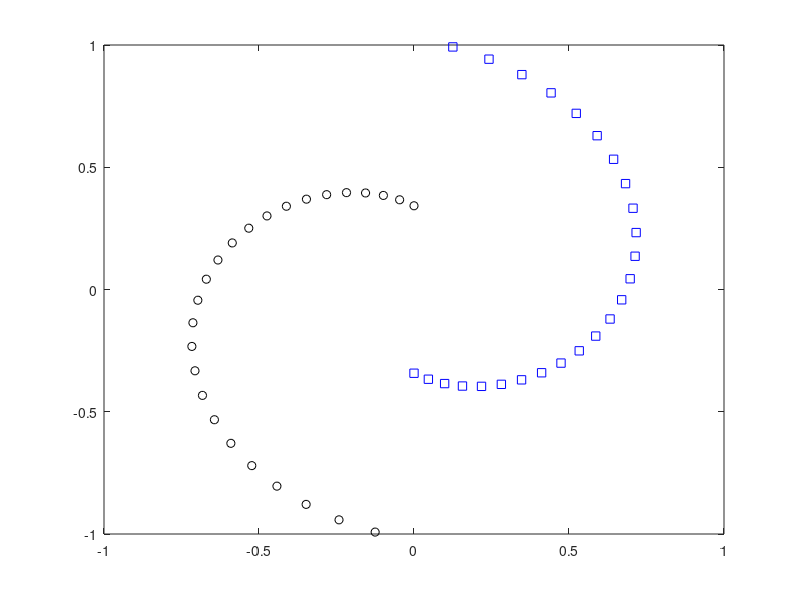

MATLAB code to generate this figure: (Note: this script raises an error after producing the figure.)
clear all
close all
clc

B = 1.5;
N = 50;
Tall = [];
for i=1:N/2
    theta = pi/2 + (i-1)*[(2*B-1)/N]*pi;
    Tall = [Tall , [theta*cos(theta);theta*sin(theta)]];
end
Tall = [Tall,-Tall];
Tmax = pi/2+[(N/2-1)*(2*B-1)/N]*pi;
T = [Tall]'/Tmax;
Y = [-ones(1,N/2), ones(1,N/2)]';
clear theta Tall Tmax

Iplus = find(Y==1);
Iminus = find(Y==-1);

plot(T(Iplus,1),T(Iplus,2),'bs')
hold on
plot(T(Iminus,1),T(Iminus,2),'ko')
axis([-1 1 -1 +1])

N = size(T,1);


TraInput = T;
TraOutput = Y;
Ntra = size(TraInput,1);

n = 9;
x = rand(n,1)-0.5
I = eye(n);

iteration = 0; loop = 1; mu = 1;
while loop
    iteration = iteration + 1;
    for i = 1:Ntra
        yhat(i,1) = TwoNodeNN(x,TraInput(i,:)');
        ex(i,1) = TraOutput(i) - yhat(i,1);
    end
    Fx = ex'*ex;
    
    for i = 1:Ntra
        J(i,1) = -x(7)*TraInput(i,1)*[1-tanh(x(1)*TraInput(i,1) + x(2)*TraInput(i,2) + x(3))^2];
        J(i,2) = -x(7)*TraInput(i,2)*[1-tanh(x(1)*TraInput(i,1) + x(2)*TraInput(i,2) + x(3))^2];
        J(i,3) = -x(7)*[1-tanh(x(1)*TraInput(i,1) + x(2)*TraInput(i,2) + x(3))^2];
        J(i,4) = -x(8)*TraInput(i,1)*[1-tanh(x(4)*TraInput(i,1) + x(5)*TraInput(i,2) + x(6))^2];
        J(i,5) = -x(8)*TraInput(i,2)*[1-tanh(x(4)*TraInput(i,1) + x(5)*TraInput(i,2) + x(6))^2];        
        J(i,6) = -x(8)*[1-tanh(x(4)*TraInput(i,1) + x(5)*TraInput(i,2) + x(6))^2];
        J(i,7) = -tanh(x(1)*TraInput(i,1) + x(2)*TraInput(i,2) + x(3));
        J(i,8) = -tanh(x(4)*TraInput(i,1) + x(5)*TraInput(i,2) + x(6));
        J(i,9) = -1;
    end
    
    loop2 = 1;
    while loop2
        p = -inv(J'*J+mu*I)*J'*ex;
        z = x + p;
        for i = 1:Ntra
            yhat(i,1) = TwoNodeNN(z,TraInput(i,:)');
            ez(i,1) = TraOutput(i) - yhat(i,1);
        end
        Fz = ez'*ez;
        
        if Fz<Fx
            x = z; Fx = Fz ; ex = ez;
            loop2 = 0;
            mu = mu/10;
        else
            mu = mu*10;
        end
        if mu>1e+20; loop2 = 0; loop = 0; end
    end
    Ftra(iteration) = Fx;
    
    disp([iteration, Ftra(iteration)])
    if iteration>100 | norm(J'*ex)<1e-6; loop = 0; end
end

input = []; output = [];
for c1 = floor(min(T(:,1)))-1: 0.02: ceil(max(T(:,1)))+1
    for c2 = floor(min(T(:,2)))-1: 0.02: ceil(max(T(:,2)))+1
    input = [input; [c1,c2] ];
    output = [output; sign(TwoNodeNN(x,[c1,c2]')) ];
    end
end

Iplus = find(output==1);
Iminus = find(output==-1);

plot(input(Iplus,1),input(Iplus,2),'g.')
plot(input(Iminus,1),input(Iminus,2),'y.')


